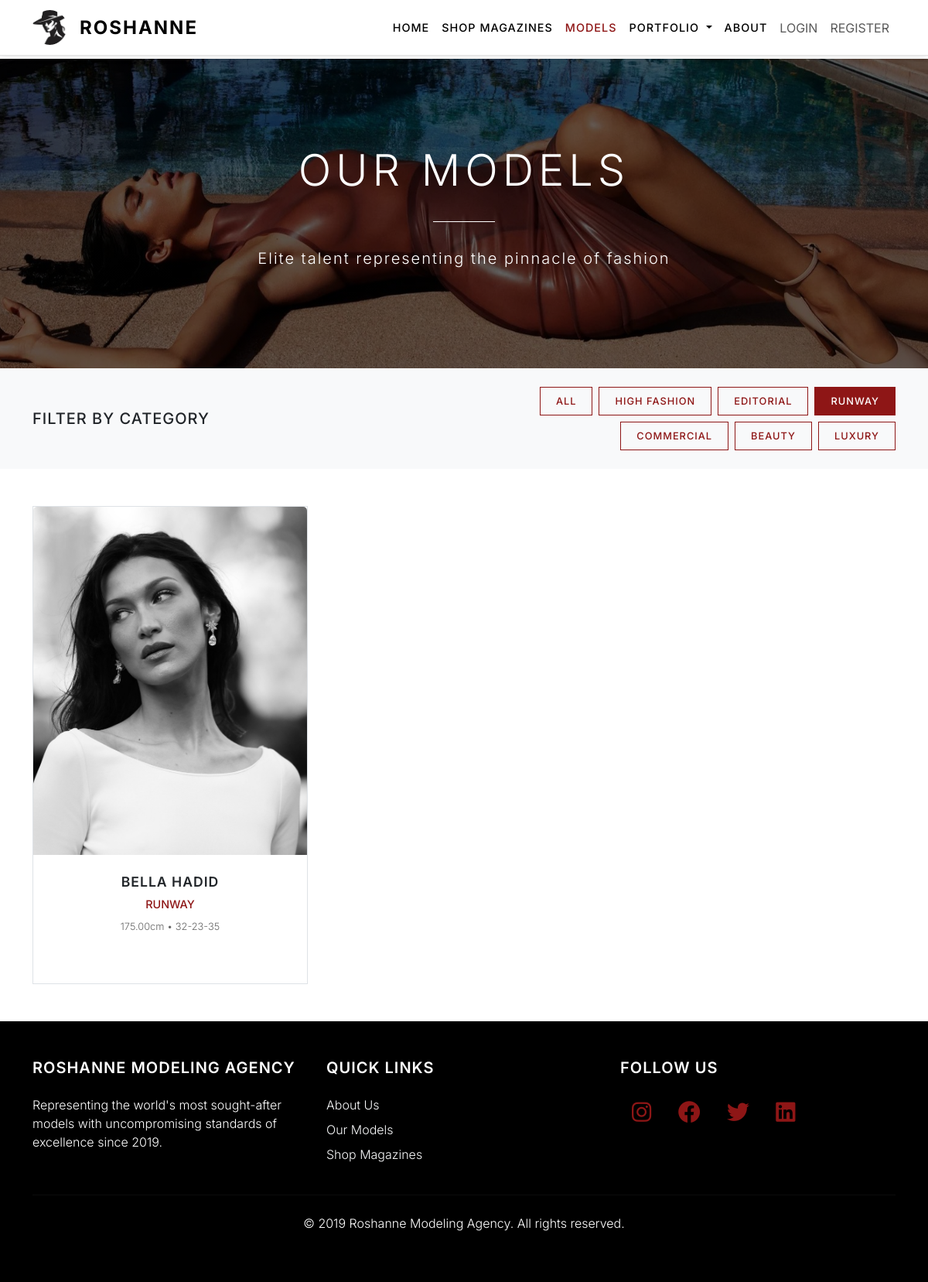
Screenshot of /models/?category=Runway with the database file from the repository.
### myapp/models.py (models this page shows, shortened)
class ModelCategory(models.Model):
    name = models.CharField(max_length=100)
    description = models.TextField(blank=True)
    created_at = models.DateTimeField(auto_now_add=True)
    class Meta:
        verbose_name_plural = "Model Categories"

class Model(models.Model):
    GENDER_CHOICES = [
        ('M', 'Male'),
        ('F', 'Female'),
        ('O', 'Other')
    ]
    user_profile = models.OneToOneField(UserProfile, on_delete=models.CASCADE)
    category = models.ForeignKey(ModelCategory, on_delete=models.SET_NULL, null=True)
    gender = models.CharField(max_length=1, choices=GENDER_CHOICES)
    age = models.IntegerField()
    portfolio_link = models.URLField(blank=True)
    is_available = models.BooleanField(default=True)
    created_at = models.DateTimeField(auto_now_add=True)
    updated_at = models.DateTimeField(auto_now=True)

class UserProfile(models.Model):
    user = models.OneToOneField(User, on_delete=models.CASCADE)
    bio = models.TextField(blank=True)
    height = models.DecimalField(max_digits=5, decimal_places=2, null=True, blank=True)
    measurements = models.CharField(max_length=50, blank=True)
    experience = models.TextField(blank=True)
    profile_image = models.ImageField(upload_to='profile_images/', null=True, blank=True)
    created_at = models.DateTimeField(auto_now_add=True)
    updated_at = models.DateTimeField(auto_now=True)

### myapp/views.py (the view)
# urls.py: path('models/', views.models, name='models'),
def models(request):
    models = Model.objects.filter(user_profile__user__is_active=True)
    categories = ModelCategory.objects.all()
    category_filter = request.GET.get('category')
    if category_filter:
        models = models.filter(category__name=category_filter)
    context = {
        'models': models,
        'categories': categories,
        'current_category': category_filter,
    }
    return render(request, 'models.html', context)

### myapp/templates/models.html (shortened to what this page needs)
{% extends 'base.html' %}
{% load static %}
{% block content %}
<section class="d-flex align-items-center text-center text-white" style="background: linear-gradient(rgba(0,0,0,0.6), rgba(0,0,0,0.6)), url({% static 'images/hero3.jpg' %}) center/cover; ;height: 50vh;">
    <div class="container">
        <h1 style="font-size: 3.5rem; font-weight: 300; letter-spacing: 6px; margin-bottom: 1rem;">OUR MODELS</h1>
        <div style="height: 1px; background-color: #FFFFFF; width: 80px; margin: 2rem auto;"></div>
        <p class="lead" style="font-weight: 300; letter-spacing: 2px;">Elite talent representing the pinnacle of fashion</p>
    </div>
</section>
<section class="py-4" style="background-color: #f8f9fa;">
    <div class="container">
        <div class="row align-items-center">
            <div class="col-md-6">
                <h5 style="font-weight: 500; letter-spacing: 1px; margin-bottom: 0;">FILTER BY CATEGORY</h5>
            </div>
            <div class="col-md-6">
                <div class="d-flex flex-wrap gap-2 justify-content-md-end">
                    <a href="{% url 'models' %}" class="btn btn-sm {% if not current_category %}active{% endif %}"
                       style="{% if not current_category %}background-color: #8E1616; border: 1px solid #8E1616; color: white;{% else %}background-color: transparent; border: 1px solid #8E1616; color: #8E1616;{% endif %} padding: 8px 20px; font-weight: 500; text-transform: uppercase; letter-spacing: 1px; font-size: 0.8rem; border-radius: 0;">
                        ALL
                    </a>
                    {% for category in categories %}
                    <a href="{% url 'models' %}?category={{ category.name }}"
                       class="btn btn-sm {% if current_category == category.name %}active{% endif %}"
                       style="{% if current_category == category.name %}background-color: #8E1616; border: 1px solid #8E1616; color: white;{% else %}background-color: transparent; border: 1px solid #8E1616; color: #8E1616;{% endif %} padding: 8px 20px; font-weight: 500; text-transform: uppercase; letter-spacing: 1px; font-size: 0.8rem; border-radius: 0;">
                        {{ category.name|upper }}
                    </a>
                    {% endfor %}
                </div>
            </div>
        </div>
    </div>
</section>
<section class="py-5">
    <div class="container">
        <div class="row g-4">
            {% for model in models %}
            <div class="col-lg-4 col-md-6">
                <div class="card border h-100 mb-4" style="border-color: #e0e0e0; border-radius: 0; transition: all 0.3s ease;"
                     onmouseover="this.style.transform='translateY(-10px)'; this.style.boxShadow='0 20px 40px rgba(0,0,0,0.15)'; this.style.borderColor='#8E1616'; this.querySelector('img').style.filter='grayscale(0%)';"
                     onmouseout="this.style.transform='translateY(0)'; this.style.boxShadow='none'; this.style.borderColor='#e0e0e0'; this.querySelector('img').style.filter='grayscale(100%)';">
                    {% if model.user_profile.profile_image %}
                    <img src="{{ model.user_profile.profile_image.url }}" alt="{{ model.user_profile.user.get_full_name }}"
                         class="card-img-top" style="height: 450px; object-fit: cover; filter: grayscale(100%); transition: filter 0.3s ease;">
                    {% else %}
                    <img src="{% static 'images/model_placeholder.jpg' %}" alt="{{ model.user_profile.user.get_full_name }}"
                         class="card-img-top" style="height: 450px; object-fit: cover; filter: grayscale(100%); transition: filter 0.3s ease;">
                    {% endif %}
                    <div class="card-body text-center p-4">
                        <h5 style="font-size: 1.1rem; font-weight: 600; margin-bottom: 0.5rem; letter-spacing: 1px;">
                            {{ model.user_profile.user.get_full_name|upper }}
                        </h5>
                        <p style="color: #8E1616; font-weight: 500; margin-bottom: 0.5rem; font-size: 0.9rem;">
                            {{ model.category.name|upper }}
                        </p>
                        <p style="font-size: 0.8rem; color: #666; font-weight: 300;">
                            {{ model.user_profile.height }}cm • {{ model.user_profile.measurements }}
                        </p>
                    </div>
                </div>
            </div>
            {% endfor %}
        </div>
    </div>
</section>
{% endblock %}

### rows the page displays
ModelCategory: name "HIGH FASHION"
ModelCategory: name "EDITORIAL"
ModelCategory: name "RUNWAY"
ModelCategory: name "COMMERCIAL"
ModelCategory: name "BEAUTY"
ModelCategory: name "LUXURY"
Model: user_profile.profile_image (picture), user_profile.user.get_full_name "BELLA HADID", category.name "RUNWAY", user_profile.height "175.00", user_profile.measurements "32-23-35"
